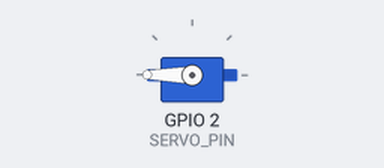
A sketch run on a simulated ESP32. Shown: servo.

Above: at 0.05 s.
At 4.0 s:
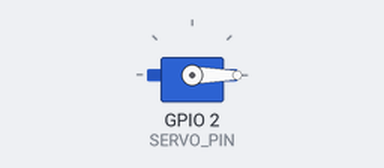
Timing chart, 0 to 5.2 s (numbered marks = the images above):
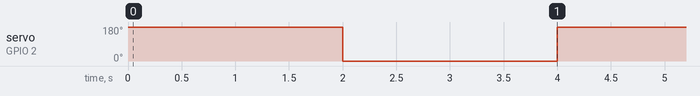

The sketch:

sketch_nov17a.ino
```cpp
#include <ESP32Servo.h>

const int SERVO_PIN = 2;  // 连接第一个舵机的 GPIO 引脚
Servo servo1;

void setup() {
  Serial.begin(115200);  // 初始化串口
  servo1.setPeriodHertz(50);  // 设置频率为 50Hz
  servo1.attach(SERVO_PIN, 500, 2500);  // 附加舵机到 GPIO 引脚
  servo1.write(0);  // 初始化舵机为 0 度（完全收回）
}

void loop() {
  servo1.write(180);  // 设置舵机到 180 度（完全张开）
  delay(2000);  // 等待 2 秒
  servo1.write(0);  // 设置舵机回到 0 度（完全收回）
  delay(2000);  // 等待 2 秒
}
```

Measured:
- by itself, servo on GPIO 2 (SERVO_PIN): alternates 180° for 2.0 s and 0° for 2.0 s
